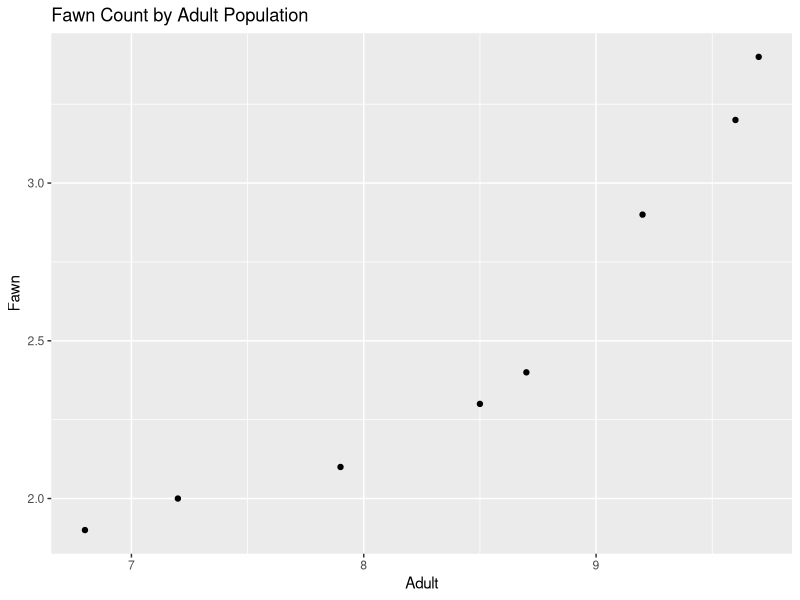
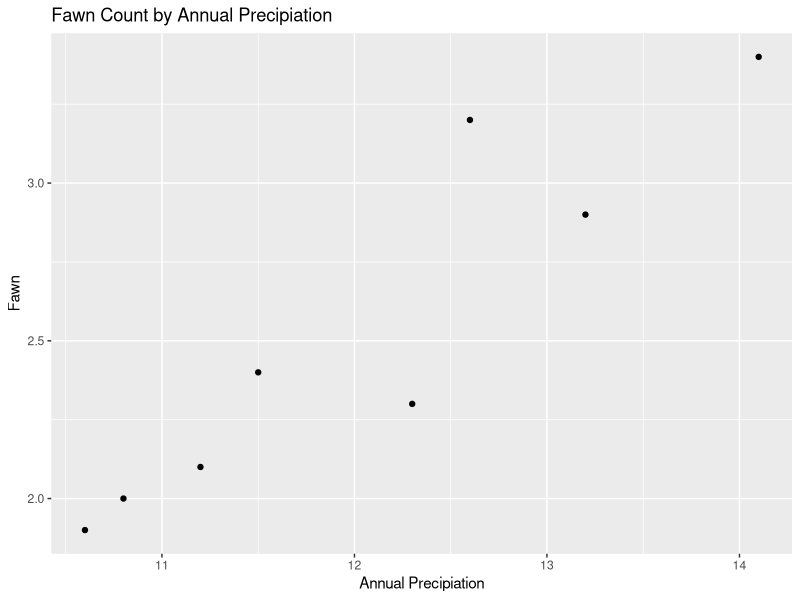
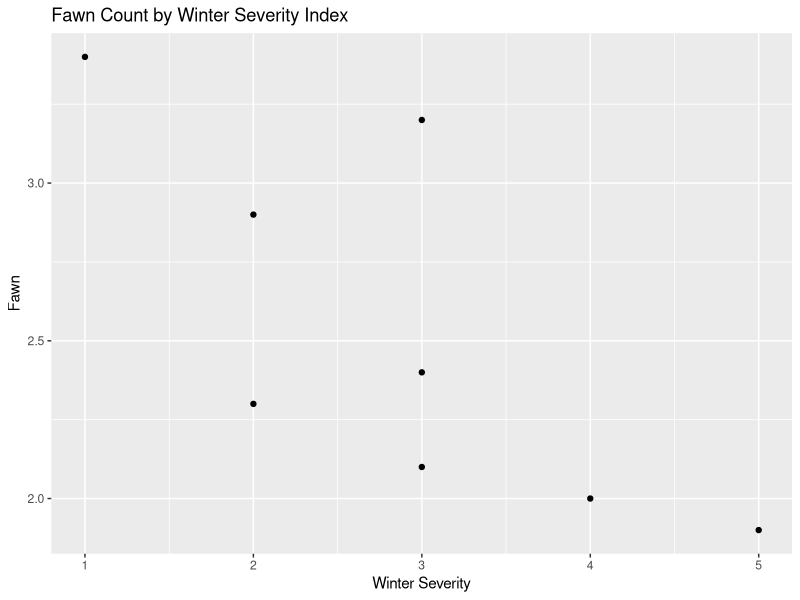
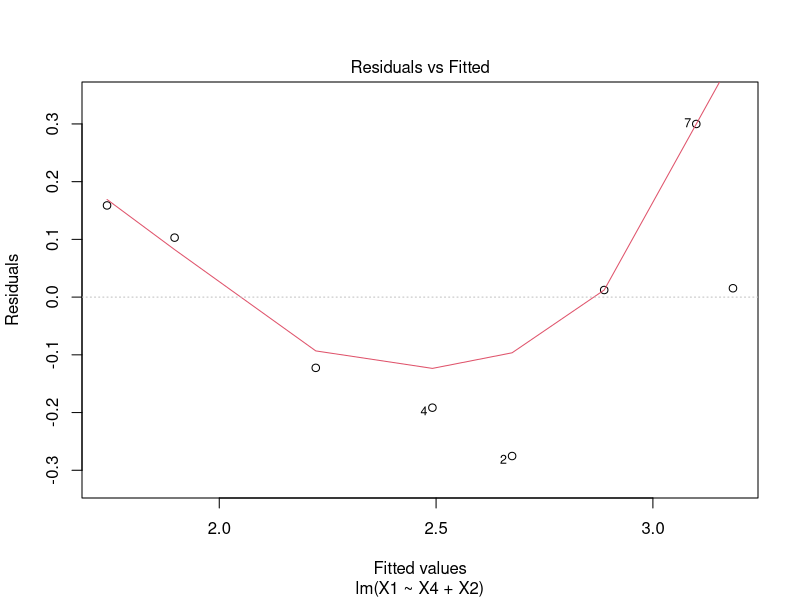
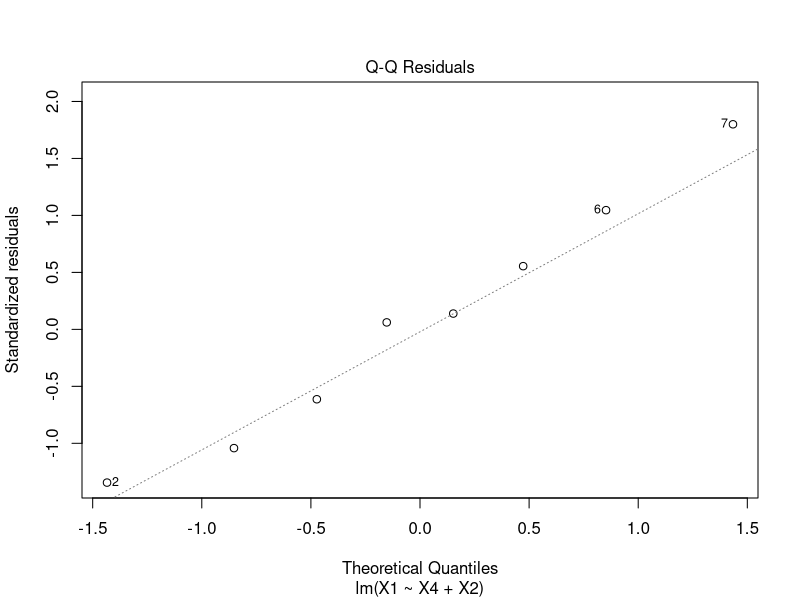
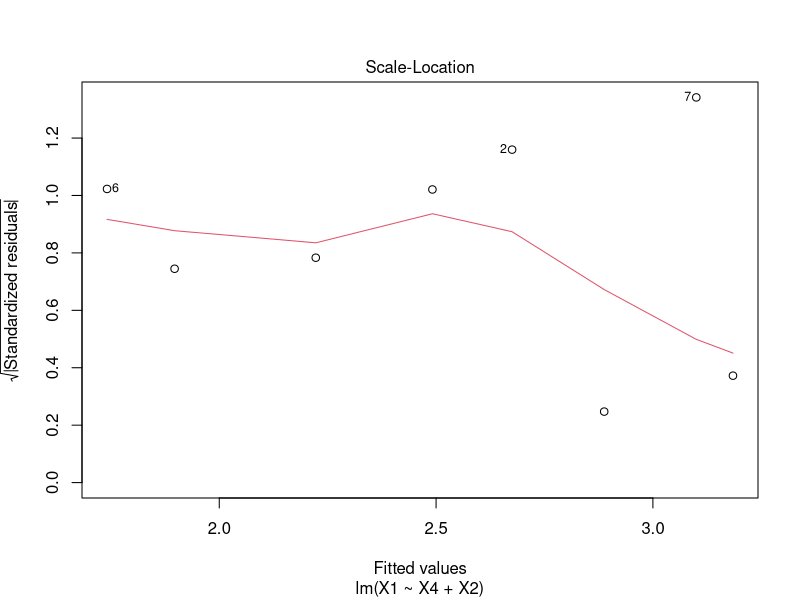
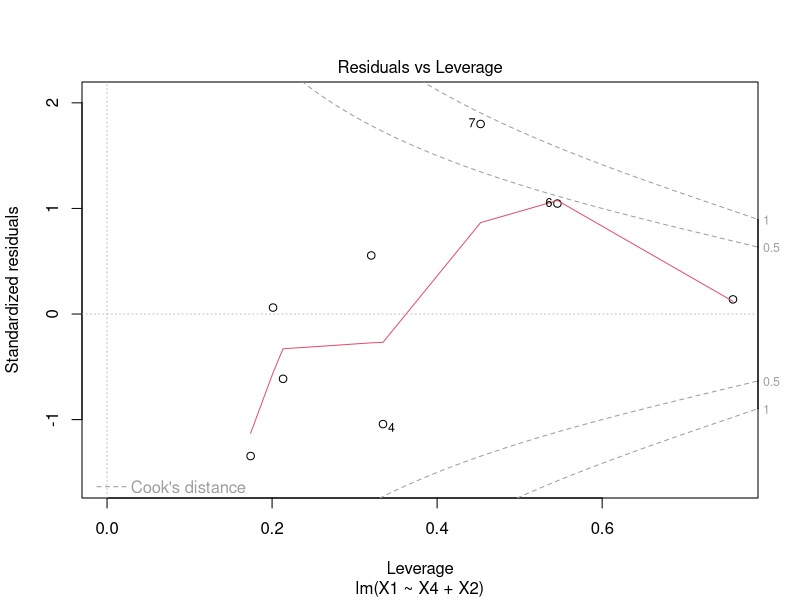
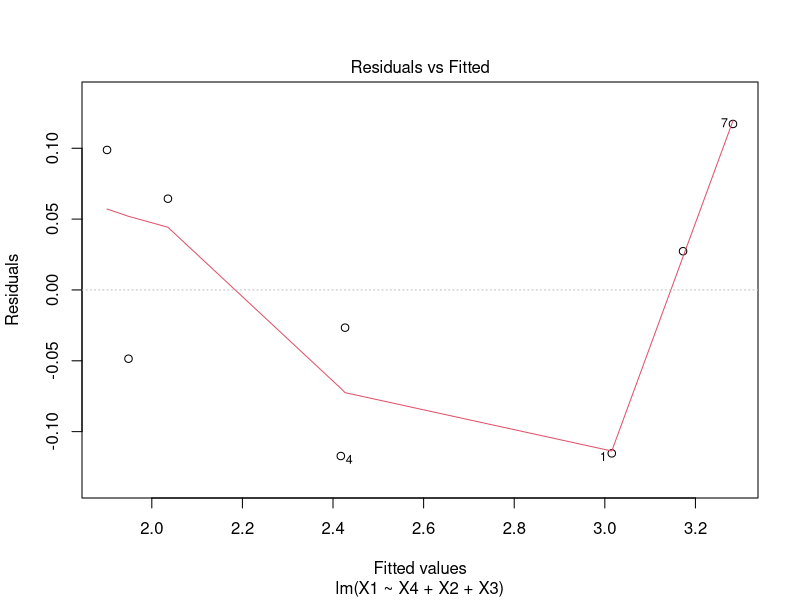

Source code (R) for these figures, in order:
## ---- chunk 1
# Add your library below.
library(ggplot2)
library(readxl)

## ---- chunk 2
# No code necessary; Just review the data.
## ---- chunk 3
# Write your code below.
mlr01 <- read_excel("mlr01.xls")
View(mlr01)

dataset <- mlr01

## ---- chunk 4
# Write your code below.

str(dataset)
## ---- chunk 5
# Write your code below.
#plot(dataset$X2, dataset$X1) 

# For these steps i reffrenced pages chapter 12 " Pictures versus Numbers" pages 138 - 155.

# The first column shows the number of fawn in a given spring (fawn are baby antelope). 
# The second column shows the population of adult antelope.

g <- ggplot(dataset, aes(x=dataset$X2, y=dataset$X1)) + geom_point()
g <- g + ggtitle("Fawn Count by Adult Population") + xlab("Adult") + ylab("Fawn")
g 


## ---- chunk 6
# Write your code below.

# The second column shows the population of adult antelope.
# The third shows the annual precipitation that year. 


g2 <- ggplot(dataset, aes(x=X3, y=X1)) + geom_point()
g2 <- g2 + ggtitle("Fawn Count by Annual Precipiation") + xlab("Annual Precipiation") + ylab("Fawn")
g2 


## ---- chunk 7
# Write your code below.

# The third shows the annual precipitation that year. 
# And finally the last column shows how bad the winter was during that year

g3 <- ggplot(dataset, aes(x=X4, y=X1)) + geom_point()
g3 <- g3 + ggtitle("Fawn Count by Winter Severity Index") + xlab("Winter Severity") + ylab("Fawn")
g3 



## ---- chunk 8
# Write your code below.


mod1 <- lm(formula=X1 ~ X4, data=dataset)
mod1
summary(mod1)


# The lm command takes two parameters, the first tells lm to use X4 ( winter severity) to predict fawn population. the ~ tells lm() which independent and depentend variables to include in the model. We can use logic to read this as "Use winter severity to predict fawn population." 


## ---- chunk 9
# Write your code below.

# For this we will be adding an additional variable to our previous code. Ill be choosing X2 "population of adult antelope." 

mod2 <- lm(formula=X1 ~ X4 + X2, data=dataset)
mod2


summary(mod2)

# the instructions dont specify plotting our information, but for the sake of practice and repition I'll be plotting them with the plot() function that was reintroduced in Chapter 16. 

plot(mod2)
## ---- chunk 10
# Write your code below.

mod3 <- lm(formula=X1 ~ X4 + X2 + X3, data=dataset)
mod3
summary(mod3)

plot(mod3)

